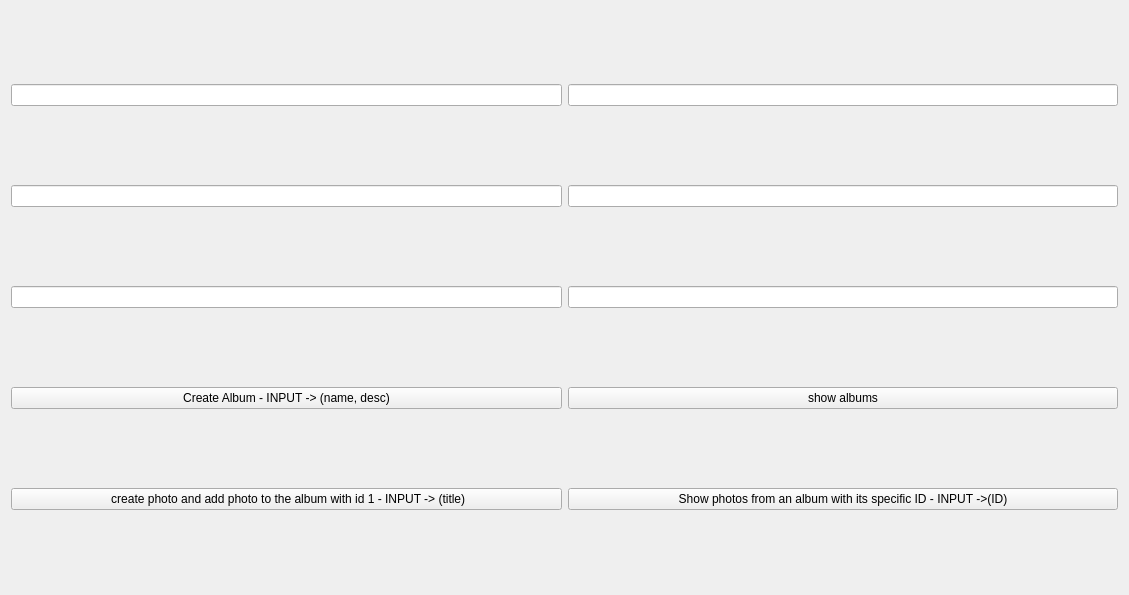
<?xml version="1.0" encoding="UTF-8"?>
<ui version="4.0">
 <class>DatabaseViewer</class>
 <widget class="QWidget" name="DatabaseViewer">
  <property name="geometry">
   <rect>
    <x>0</x>
    <y>0</y>
    <width>1129</width>
    <height>595</height>
   </rect>
  </property>
  <property name="windowTitle">
   <string>Form</string>
  </property>
  <layout class="QGridLayout" name="gridLayout">
   <item row="0" column="0">
    <widget class="QLineEdit" name="input_1">
     <property name="text">
      <string/>
     </property>
     <property name="placeholderText">
      <string/>
     </property>
    </widget>
   </item>
   <item row="0" column="1">
    <widget class="QLineEdit" name="input_2"/>
   </item>
   <item row="3" column="0">
    <widget class="QPushButton" name="run">
     <property name="text">
      <string>Create Album - INPUT -&gt; (name, desc)</string>
     </property>
    </widget>
   </item>
   <item row="2" column="0">
    <widget class="QLineEdit" name="input_5"/>
   </item>
   <item row="1" column="1">
    <widget class="QLineEdit" name="input_4"/>
   </item>
   <item row="3" column="1">
    <widget class="QPushButton" name="showAlbums">
     <property name="text">
      <string>show albums</string>
     </property>
    </widget>
   </item>
   <item row="1" column="0">
    <widget class="QLineEdit" name="input_3"/>
   </item>
   <item row="2" column="1">
    <widget class="QLineEdit" name="input_6"/>
   </item>
   <item row="4" column="0">
    <widget class="QPushButton" name="addPhoto">
     <property name="text">
      <string> create photo and add photo to the album with id 1 - INPUT -&gt; (title)</string>
     </property>
    </widget>
   </item>
   <item row="4" column="1">
    <widget class="QPushButton" name="showPohtosInAlbum">
     <property name="text">
      <string>Show photos from an album with its specific ID - INPUT -&gt;(ID)</string>
     </property>
    </widget>
   </item>
  </layout>
 </widget>
 <resources/>
 <connections/>
</ui>
